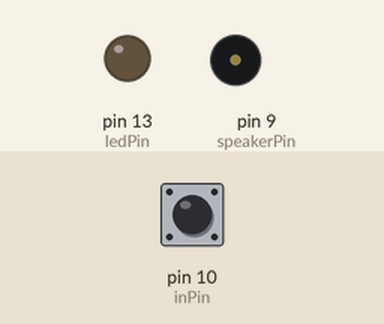
Recording of a sketch running on a simulated Arduino Uno, built with avr-gcc and run on an emulated ATmega328P. On the bench: output pins drawn as LEDs (lit = HIGH), buzzer (waves = sounding). The test bench sets the inputs (shaded band); at power-on: pin 10 (inPin) HIGH. What the sketch prints to the serial monitor is not drawn.

Above: at 0.05 s.
At 0.25 s:
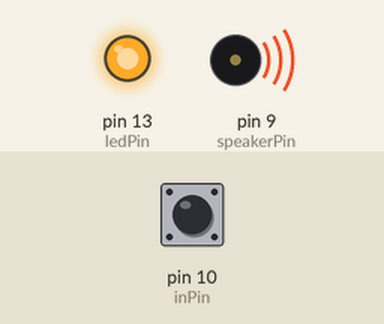
At 39.4 s:
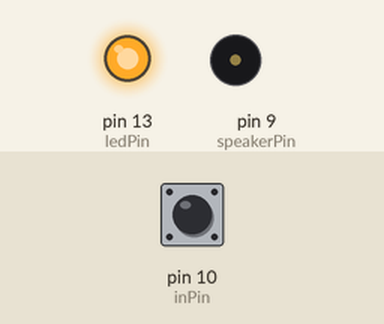
Timing chart, 0 to 53.9 s (numbered marks = the images above):
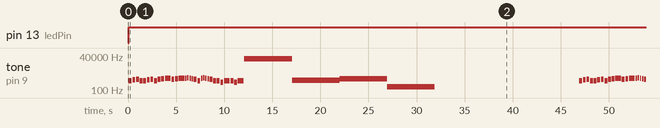

The sketch:

s1061461048EX3-1.ino
```cpp
int ledPin = 13; // 要輸出的LED PIN腳
int inPin = 10; // 要輸入的按鈕 PIN腳
int val = 0; // 設定一個狀態變數
int speakerPin = 9;
//int length = 15; // the number of notes
//char notes[] = "ccggaagffeeddc "; // a space represents a rest
//int beats[] = { 1, 1, 1, 1, 1, 1, 2, 1, 1, 1, 1, 1, 1, 2, 4 };
char notes[] = "cdeccdecefgefggagfecgagfecc5cc5c"; // a space represents a rest
int length = sizeof(notes); // the number of notes
//int beats[] = { 1, 1, 1, 1, 1, 1, 1, 1, 1,1,1,2, 1,1,2,1,};
int beats[] = { 2, 2, 2, 2, 2, 2, 2, 2,2,2,4, 2,2,4,1,1,1,1,2,2,1,1,1,1,2,2,2,2,4,2,2,4};
//int tempo = 300;
int tempo = 150;

void setup()
{
  pinMode(ledPin, OUTPUT); // 設定LEDPIN腳為輸出模式
  pinMode(speakerPin, OUTPUT);
  pinMode(inPin, INPUT); // 設定輸入PIN腳為輸入模式
  Serial.begin(9600); // 設定序列埠的速度為9600bps
}
void loop()
{
  val = digitalRead(inPin); // 取得PIN 10 的值
  Serial.println(val); // 印出所抓到的數值
  delay(100); // 延遲顯示時間 = 0.1秒
  if (val == LOW) // 如果按鈕未被按下
  {
    digitalWrite(ledPin, LOW); // 就把LEDPIN輸出訊號為LOW
  }
  else
  {
    digitalWrite(ledPin, HIGH); // 反之讓LED亮著
    for (int i = 0; i < length; i++)
    {
      if (notes[i] == ' ')
      {
        delay(beats[i] * tempo); // rest
      }
      else
      {
        playNote(notes[i], beats[i] * tempo);
      }
      // pause between notes
      delay(tempo / 2);
    }
  }
}
void playNote(char note, int duration)
{
  char names[] = { '5','6','7','c', 'd', 'e', 'f', 'g', 'a', 'b', 'C' };
  int tones[] = { 392,440,494,523, 587, 659, 698, 784, 880, 988, 1047 };
  // play the tone corresponding to the note name
  for (int i = 0; i < sizeof(tones); i++)
  {
    if (names[i] == note)
    {
      tone(speakerPin, tones[i], duration);
      delay(duration);
    }
  }
}
```

Measured:
- by itself, pin 13 (ledPin): LOW → HIGH at 0.10 s
- by itself, tone on pin 9 (speakerPin): plays 523 Hz for 0.30 s, 587 Hz for 0.30 s, 659 Hz for 0.30 s, 523 Hz for 0.30 s, 523 Hz for 0.30 s, 587 Hz for 0.30 s … (108 notes in this stretch)
